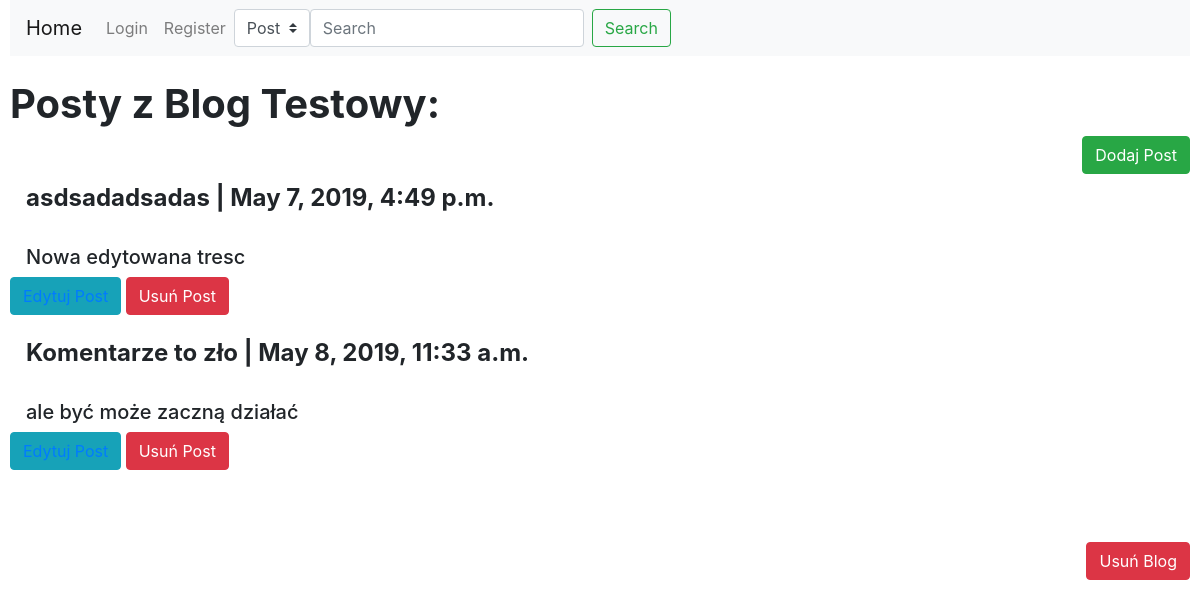
Before: /profile/1/details/ with the older database file.
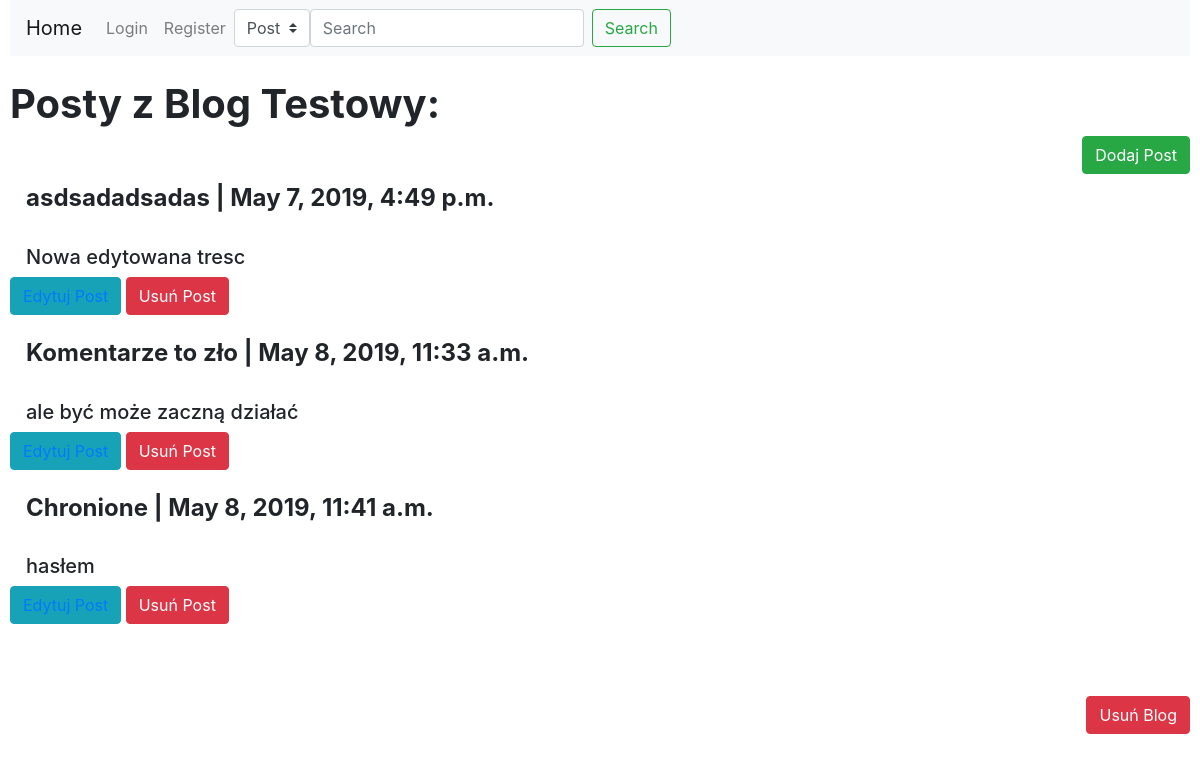
After: the same page with the newer database file.
### Blog/models.py (models this page shows)
class Post(models.Model):
    IDPost=models.AutoField(primary_key=True)
    Tytul=models.CharField(max_length=128)
    Tresc=models.TextField()
    Data=models.DateTimeField(default=timezone.now)
    IDBlog=models.ForeignKey(Blog,on_delete=models.CASCADE)
    Haslo=models.CharField(max_length=8,blank=True)
    Obraz=models.ImageField(upload_to='Obrazki',blank=True)

### Blog/views.py (the view)
# urls.py: path('profile/<int:blog_id>/details/', views.details, name='details'),
def details(request, blog_id):
    b = models.Blog.objects.get(IDBlog = blog_id)
    posts = models.Post.objects.filter(IDBlog = blog_id)
    return render(request,'Blog/blog.html', {'blog': b, 'posts': posts})

### Blog/templates/Blog/blog.html (shortened to what this page needs)
{%extends 'Blog/base.html'%}
{%block content%}
<h1><strong>Posty z {{blog.Nazwa}}:</strong></h1>
<button type="button" class="btn btn-success" data-toggle="modal" data-target="#DodajPostModal" style="float:right">Dodaj Post</button>
<br><br>
{%if posts%}
{%for post in posts%}
<div class="media">
        <div class="media-body">
          <h4 class="mt-0"><strong>{{post.Tytul}}  |   {{post.Data}}</strong></h4>
          <br>
         <h5>{{post.Tresc}}</h5>
        </div>
      </div>
      <button type="button" class="btn btn-info"><a href="/post/{{post.IDPost}}/edit" style="text-decoration: none">Edytuj Post</a></button>
<button type="button" class="btn btn-danger" data-toggle="modal" data-target="#UsunPost{{post.IDPost}}">
    Usuń Post
  </button>
  <br><br>
        </div>
{%endfor%}
{%else%}
<h2>Ten blog nie ma żadnych postów</h2>
{%endif%}
<br><br>
<button type="button" class="btn btn-danger" style="float: right" data-toggle="modal" data-target="#blogDeleteModal">
    Usuń Blog
  </button>
{%endblock%}

Changed rows visible on the page:
added Post: Tytul "Chronione", Data "May 8, 2019, 11:41 a.m.", Tresc "hasłem"
